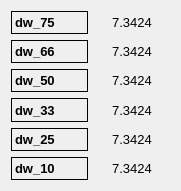
   <widget class="QWidget" name="gridLayoutWidget_6">
    <property name="geometry">
     <rect>
      <x>790</x>
      <y>710</y>
      <width>181</width>
      <height>191</height>
     </rect>
    </property>
    <property name="font">
     <font>
      <pointsize>10</pointsize>
     </font>
    </property>
    <layout class="QGridLayout" name="gridLayout_6">
     <item row="2" column="0">
      <widget class="QLabel" name="label_35">
       <property name="font">
        <font>
         <pointsize>10</pointsize>
         <weight>75</weight>
         <bold>true</bold>
        </font>
       </property>
       <property name="frameShape">
        <enum>QFrame::Box</enum>
       </property>
       <property name="text">
        <string>dw_50</string>
       </property>
       <property name="alignment">
        <set>Qt::AlignLeading|Qt::AlignLeft|Qt::AlignVCenter</set>
       </property>
      </widget>
     </item>
     <item row="0" column="0">
      <widget class="QLabel" name="label_17">
       <property name="font">
        <font>
         <pointsize>10</pointsize>
         <weight>75</weight>
         <bold>true</bold>
        </font>
       </property>
       <property name="frameShape">
        <enum>QFrame::Box</enum>
       </property>
       <property name="text">
        <string>dw_75</string>
       </property>
       <property name="alignment">
        <set>Qt::AlignLeading|Qt::AlignLeft|Qt::AlignVCenter</set>
       </property>
      </widget>
     </item>
     <item row="1" column="0">
      <widget class="QLabel" name="label_36">
       <property name="font">
        <font>
         <pointsize>10</pointsize>
         <weight>75</weight>
         <bold>true</bold>
        </font>
       </property>
       <property name="frameShape">
        <enum>QFrame::Box</enum>
       </property>
       <property name="text">
        <string>dw_66</string>
       </property>
       <property name="alignment">
        <set>Qt::AlignLeading|Qt::AlignLeft|Qt::AlignVCenter</set>
       </property>
      </widget>
     </item>
     <item row="4" column="0">
      <widget class="QLabel" name="label_37">
       <property name="font">
        <font>
         <pointsize>10</pointsize>
         <weight>75</weight>
         <bold>true</bold>
        </font>
       </property>
       <property name="frameShape">
        <enum>QFrame::Box</enum>
       </property>
       <property name="text">
        <string>dw_25</string>
       </property>
       <property name="alignment">
        <set>Qt::AlignLeading|Qt::AlignLeft|Qt::AlignVCenter</set>
       </property>
      </widget>
     </item>
     <item row="3" column="0">
      <widget class="QLabel" name="label_38">
       <property name="font">
        <font>
         <pointsize>10</pointsize>
         <weight>75</weight>
         <bold>true</bold>
        </font>
       </property>
       <property name="frameShape">
        <enum>QFrame::Box</enum>
       </property>
       <property name="text">
        <string>dw_33</string>
       </property>
       <property name="alignment">
        <set>Qt::AlignLeading|Qt::AlignLeft|Qt::AlignVCenter</set>
       </property>
      </widget>
     </item>
     <item row="5" column="0">
      <widget class="QLabel" name="label_39">
       <property name="font">
        <font>
         <pointsize>10</pointsize>
         <weight>75</weight>
         <bold>true</bold>
        </font>
       </property>
       <property name="frameShape">
        <enum>QFrame::Box</enum>
       </property>
       <property name="text">
        <string>dw_10</string>
       </property>
       <property name="alignment">
        <set>Qt::AlignLeading|Qt::AlignLeft|Qt::AlignVCenter</set>
       </property>
      </widget>
     </item>
     <item row="1" column="1">
      <widget class="QLabel" name="dw_66">
       <property name="font">
        <font>
         <pointsize>10</pointsize>
        </font>
       </property>
       <property name="frameShape">
        <enum>QFrame::NoFrame</enum>
       </property>
       <property name="text">
        <string>7.3424</string>
       </property>
       <property name="alignment">
        <set>Qt::AlignCenter</set>
       </property>
      </widget>
     </item>
     <item row="2" column="1">
      <widget class="QLabel" name="dw_50">
       <property name="font">
        <font>
         <pointsize>10</pointsize>
        </font>
       </property>
       <property name="frameShape">
        <enum>QFrame::NoFrame</enum>
       </property>
       <property name="text">
        <string>7.3424</string>
       </property>
       <property name="alignment">
        <set>Qt::AlignCenter</set>
       </property>
      </widget>
     </item>
     <item row="3" column="1">
      <widget class="QLabel" name="dw_33">
       <property name="font">
        <font>
         <pointsize>10</pointsize>
        </font>
       </property>
       <property name="frameShape">
        <enum>QFrame::NoFrame</enum>
       </property>
       <property name="text">
        <string>7.3424</string>
       </property>
       <property name="alignment">
        <set>Qt::AlignCenter</set>
       </property>
      </widget>
     </item>
     <item row="4" column="1">
      <widget class="QLabel" name="dw_25">
       <property name="font">
        <font>
         <pointsize>10</pointsize>
        </font>
       </property>
       <property name="frameShape">
        <enum>QFrame::NoFrame</enum>
       </property>
       <property name="text">
        <string>7.3424</string>
       </property>
       <property name="alignment">
        <set>Qt::AlignCenter</set>
       </property>
      </widget>
     </item>
     <item row="5" column="1">
      <widget class="QLabel" name="dw_10">
       <property name="font">
        <font>
         <pointsize>10</pointsize>
        </font>
       </property>
       <property name="frameShape">
        <enum>QFrame::NoFrame</enum>
       </property>
       <property name="text">
        <string>7.3424</string>
       </property>
       <property name="alignment">
        <set>Qt::AlignCenter</set>
       </property>
      </widget>
     </item>
     <item row="0" column="1">
      <widget class="QLabel" name="dw_75">
       <property name="font">
        <font>
         <pointsize>10</pointsize>
        </font>
       </property>
       <property name="frameShape">
        <enum>QFrame::NoFrame</enum>
       </property>
       <property name="text">
        <string>7.3424</string>
       </property>
       <property name="alignment">
        <set>Qt::AlignCenter</set>
       </property>
      </widget>
     </item>
    </layout>
   </widget>
